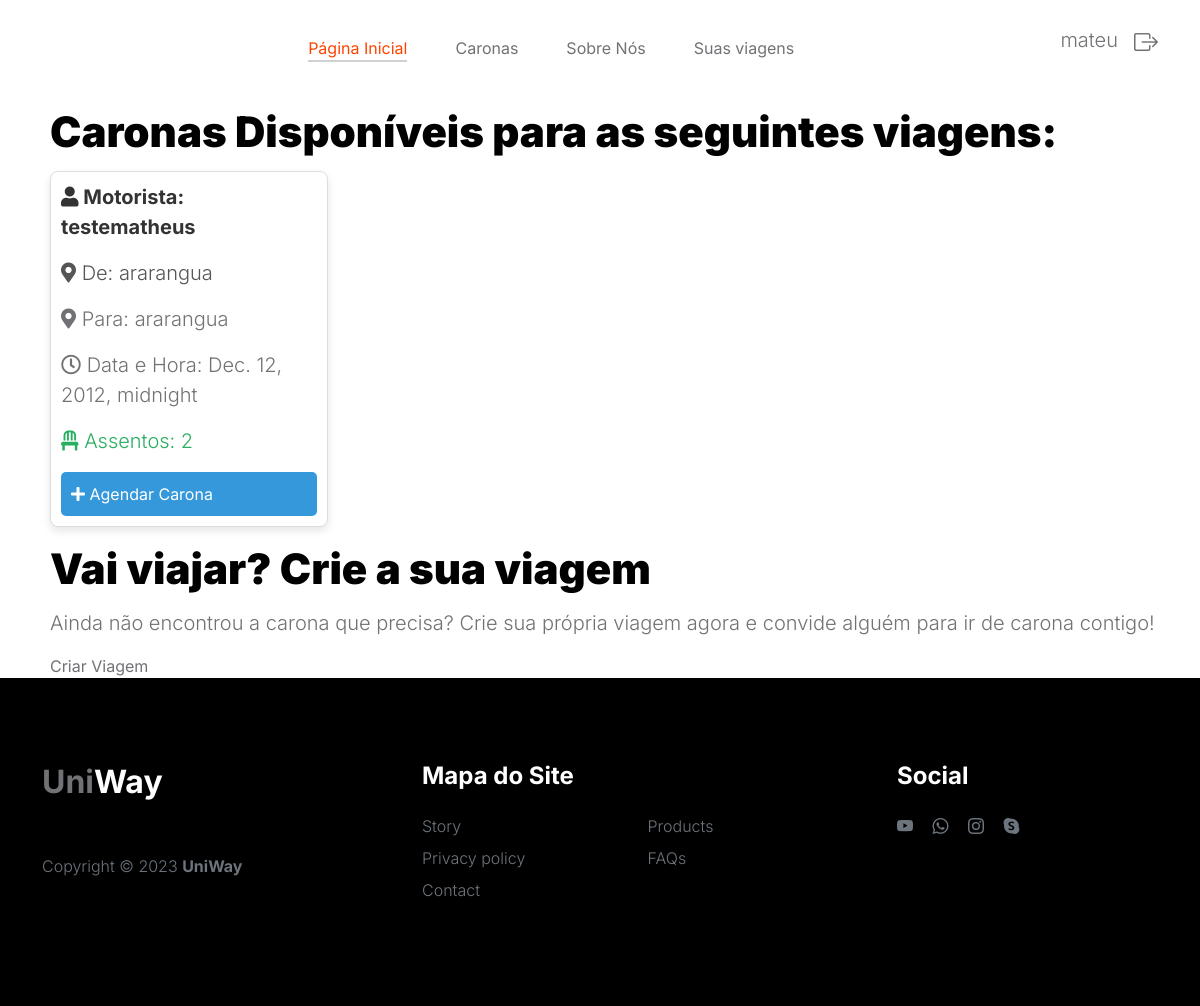
Screenshot of /find_trips/ (signed in) with the database file from the repository.
### app/models.py (models this page shows, shortened)
class Trip(models.Model):
    id = models.AutoField(primary_key=True)
    driver = models.ForeignKey(User, on_delete=models.CASCADE)
    passengers = models.CharField(max_length=255, blank=True)
    departure_location = models.ForeignKey(Endereco, related_name="trips_departure", on_delete=models.CASCADE)
    destination = models.ForeignKey(Endereco, related_name="trips_destination", on_delete=models.CASCADE)
    date_time = models.DateTimeField()
    available_seats = models.IntegerField()

class User(models.Model):
    is_passenger = models.BooleanField()
    username = models.CharField(max_length=100)
    idade = models.IntegerField(null=True, blank=True)
    email = models.EmailField()
    senha = models.CharField(max_length=100)
    endereco = models.ForeignKey(Endereco, on_delete=models.CASCADE, null=True, blank=True)

class Endereco(models.Model):
    rua = models.CharField(max_length=255)
    cidade = models.CharField(max_length=100)
    estado = models.CharField(max_length=100)

### app/views.py (the view)
# urls.py: path('find_trips/', find_trips, name='find_trips'),
def find_trips(request):
    trips = Trip.objects.all()
    context = {
        'trips': trips,
    }
    return render(request, 'find_trips.html', context)

### app/templates/find_trips.html (shortened to what this page needs)
{% extends 'main.html' %}
{% load static %}
{% block conteudo %}
<section>
{% if user.is_authenticated %}
  <div class="viagem-container">
    <h2>Caronas Disponíveis para as seguintes viagens:</h2>
    <div class="viagem-lista">
      <div class="viagem-grid">
        {% for trip in trips %}
        {% if trip.available_seats >= 1 %}
        <div class="viagem-item">
            <p class="motorista"><i class="fas fa-user"></i> Motorista: {{ trip.driver.username }}</p>
            <p class="detalhes-viagem"><i class="fas fa-map-marker-alt"></i> De: {{ trip.departure_location.cidade }}</p>
            <p class="detalhes-viagem2"><i class="fas fa-map-marker-alt"></i> Para: {{ trip.destination.cidade }}</p>
            <p class="detalhes-viagem3"><i class="far fa-clock"></i> Data e Hora: {{ trip.date_time }}</p>
            <p class="assentos-disponiveis"><i class="fas fa-chair"></i> Assentos: {{ trip.available_seats }}</p>
            {% if user.username == trip.passengers %}
                <p>Você escolheu esta viagem.</p>
            {% else %}
                <a href="#" class="adicionar-viagem-btn" onclick="agendarCarona({{trip.id}})"><i class="fas fa-plus"></i> Agendar Carona</a>
            {% endif %}
        </div>
        {% endif %}
        {% endfor %}
    </div>
      <div class="crie-viagem">
        <h2>Vai viajar? Crie a sua viagem</h2>
        <p>Ainda não encontrou a carona que precisa? Crie sua própria viagem agora e convide alguém para ir de carona contigo!</p>
        <a href="/create_trip/" class="botao-criar-viagem">Criar Viagem</a>
      </div>
    </div>
  </div>
{% else %}
  <div class="crie-viagem">
    <h2>Faça login ou cadastre-se para acessar as viagens</h2>
    <a href="/login/" class="botao-criar-viagem">Login</a>
  </div>
{% endif %}
</section>
{% endblock %}

### app/templates/header.html (shortened to what this page needs)
{% load static %}
    <header>
        <nav class="navbar navbar-expand-lg">
            <div class="container">
                <div class="collapse navbar-collapse" id="navbarNav">
                    <ul class="navbar-nav mx-auto">
                        <li class="nav-item">
                            <a class="nav-link active" href="/">Página Inicial</a>
                        </li>
                        <li class="nav-item">
                            <a class="nav-link" href="/find_trips">Caronas</a>
                        </li>
                        <li class="nav-item">
                            <a class="nav-link" href="/sobrenos/">Sobre Nós</a>
                        </li>
                        <li class="nav-item">
                            <a class="nav-link" href="/suasviagens/">Suas viagens</a>
                        </li>
                    </ul>
                    <div class="d-none d-lg-block">
                        {% if user.is_authenticated %}
                            <p class="float-start me-3">{{ request.user.username }}</p>
                            <a href="/logout" class="bi-box-arrow-right custom-icon"></a>
                        {% else %}
                            <a href="/login" class="float-end bi-person custom-icon"></a>
                        {% endif %}
                    </div>
                </div>
            </div>
        </nav>
    </header>

### templates/static/css/styles3.css (style rules this page uses)
.viagem-item { border: 1px solid #ddd; border-radius: 8px; margin-right: 10px; margin-bottom: 10px; padding: 10px; box-shadow: 0 4px 8px rgba(0, 0, 0, 0.1); background-color: #fff; }
.motorista { font-weight: bold; color: #333; }
.detalhes-viagem { color: #555; }
.assentos-disponiveis { color: #27ae60; }
.adicionar-viagem-btn { display: block; margin-top: 15px; padding: 10px; background-color: #3498db; color: #fff; border: none; border-radius: 5px; cursor: pointer; }
.viagem-container { margin-top: 100px; margin-left: 50px; }
.viagem-grid { display: grid; grid-template-columns: repeat(auto-fill, minmax(250px, 1fr)); }

### templates/static/css/styles.css (style rules this page uses)
:root { --white-color: #FFFFFF; --primary-color: #FF4400; --section-bg-color: #f0f8ff; --dark-color: #000000; --grey-color: #d0d1d1; --p-color: #717275; --body-font-family: 'Inter', sans-serif; --h5-font-size: 24px; --p-font-size: 20px; --copyright-text-font-size: 16px; --product-link-font-size: 14px; --custom-link-font-size: 12px; --font-weight-thin: 100; --font-weight-light: 300; --font-weight-normal: 400; --font-weight-bold: 700; --font-weight-black: 900; }
body, html { height: 100%; }
html { scroll-behavior: smooth; }
body { background: var(--white-color); font-family: var(--body-font-family); position: relative; }
h2, h3, h4, h5, h6 { color: var(--dark-color); line-height: inherit; }
h1, h2, h3, h4, h5, h6 { font-weight: var(--font-weight-bold); }
h1, h2 { font-weight: var(--font-weight-black); }
h2 { font-size: 42px; }
p { color: var(--p-color); font-size: var(--p-font-size); font-weight: var(--font-weight-light); }
a, button { touch-action: manipulation; transition: all 0.3s; }
a { color: var(--p-color); text-decoration: none; }
.custom-icon { color: var(--p-color); font-size: 24px; }
.custom-icon { display: inline-block; vertical-align: middle; }
.navbar { background: var(--white-color); position: fixed; top: 0; right: 0; left: 0; padding: 25px 0; z-index: 2; will-change: transform; transition: transform 300ms linear; }
.navbar-expand-lg .navbar-nav .nav-link { display: inline-block; padding: 0; margin-right: 1.5rem; margin-left: 1.5rem; }
.nav-link { color: var(--p-color); font-size: 16px; position: relative; }
.navbar .nav-link::after { position: absolute; top: 100%; left: 0; width: 100%; height: 2px; background: var(--grey-color); content: ''; opacity: 0; -webkit-transition: opacity 0.3s, -webkit-transform 0.3s; -moz-transition: opacity 0.3s, -moz-transform 0.3s; transition: opacity 0.3s, transform 0.3s; -webkit-transform: translateY(10px); -moz-transform: translateY(10px); transform: translateY(10px); }
.navbar .nav-link.active::after, .navbar .nav-link:hover::after { opacity: 1; -webkit-transform: translateY(0px); -moz-transform: translateY(0px); transform: translateY(0px); }
.navbar .nav-link.active, .navbar .nav-link:hover { color: var(--primary-color); }
section { content-visibility: auto; contain-intrinsic-size: 700px; }

### rows the page displays
Trip: driver.username "testematheus", departure_location.cidade "ararangua", destination.cidade "ararangua", date_time "Dec. 12, 2012, midnight", available_seats "2"

### other values shown
{{ request.user.username }} "mateu"
